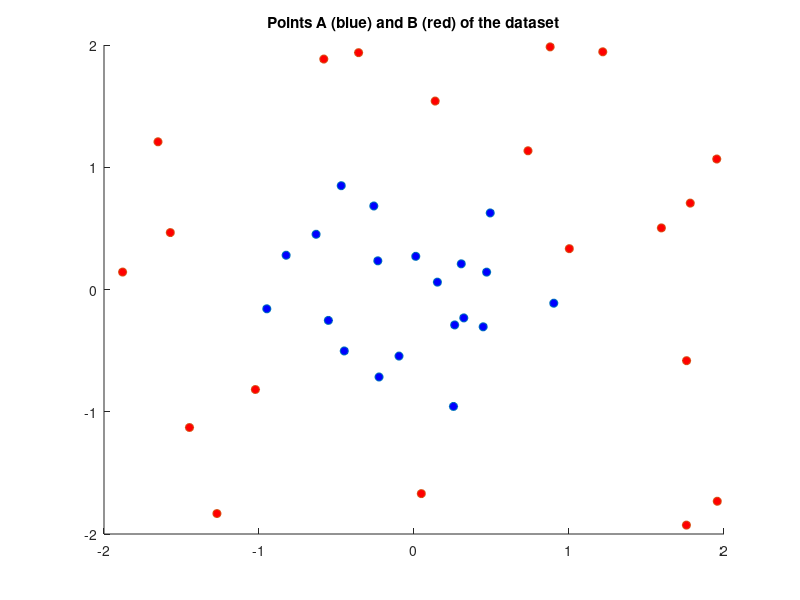

The MATLAB source for this figure: (Note: this script raises an error after producing the figure.)

%{
    Stavolta i dati non sono linearmente separabili.
    
    Risolveremo il duale Lagrangiano per ottenere le soluzioni (lambda) con le quali
    costruire l'hyperplane nel feature space. Useremo come kernel quello gaussiano con 
    gamma=1 per ottenere una superfice più smussata ed evitare l'overfitting.

%}




%{
    DATASET
%}


A = [0.0113    0.2713
        0.9018   -0.1121
        0.2624   -0.2899
        0.3049    0.2100
       -0.2255   -0.7156
       -0.9497   -0.1578
       -0.6318    0.4516
       -0.2593    0.6831
        0.4685    0.1421
       -0.4694    0.8492
       -0.5525   -0.2529
       -0.8250    0.2802
        0.4463   -0.3051
        0.3212   -0.2323
        0.2547   -0.9567
        0.4917    0.6262
       -0.2334    0.2346
        0.1510    0.0601
       -0.4499   -0.5027
       -0.0967   -0.5446  ];

B = [ 1.2178    1.9444
      -1.8800    0.1427
      -1.6517    1.2084
       1.9566   -1.7322
       1.7576   -1.9273
       0.7354    1.1349
       0.1366    1.5414
       1.5960    0.5038
      -1.4485   -1.1288
      -1.2714   -1.8327
      -1.5722    0.4658
       1.7586   -0.5822
      -0.3575    1.9374
       1.7823    0.7066
       1.9532    1.0673
      -1.0233   -0.8180
       1.0021    0.3341
       0.0473   -1.6696
       0.8783    1.9846
      -0.5819    1.8850  ];

%il training set è l'unione di A e B
T = [A;B];

%dimensione set A e B
nA = size(A,1);
nB = size(B,1);

%plotto i punti
figure(1), clf
scatter(A(:,1),A(:,2), 'MarkerFaceColor','b')
hold on
scatter(B(:,1),B(:,2), 'MarkerFaceColor','r')
title("Points A (blue) and B (red) of the dataset");

%Stavolta la funzione obiettivo è: f = -1/2 l^T X^T X l + e^T l

%{
    Matrice X. Questa è nxL dove n è la dimensione delle componenti di ogni
    punto (2 nel nostro caso), mentre L il numero di punti nel training
    set, ossia nA+nB. Ogni cella (i,j) di X è riempita cosi:
                            y^j * x_i^j
%}

%creo intanto le etichette, 1 per i punti in A, -1 per quelli in B
y = [ ones(nA,1); -ones(nB,1)];

Q = zeros(nA+nB, nA+nB);


for row=1:size(Q,1)
    for column=1:size(Q,2)
        Q(row,column) = y(row)*y(column)*gaussian_kernel( T(row,:), T(column,:));
    end
end

%il vettore e è una serie di 1 
e = ones(1,nA+nB);


% Abbiamo già la forma per quadprog --> in x^T Q x + c^T x

c = e;


%Dx=0, ma abbiamo solo che ly1 + ly2 +... = 0
D = y';

%ogni lambda l deve essere maggiore o uguale a zero
l = zeros(1,nA+nB);

%NUOVO: ogni lambda l deve essere minore o uguale a C
C = 10;
u = C*ones(1,nA+nB);

%{
    risolvo il problema quadratico convesso che siccome era di massimo
    allora inserirò -f
    Nota che Q è stato calcolato non contando -1/2 a sinistra, quindi
    quella parte è come se già avesse contato il "-". Mentre c'è da
    cambiare la parte c^T x.
%}
solution = quadprog(Q,-c,[],[],D,0,l,u,[]);

%la soluzione contiene i vari lambda (pari al numero di punti nel dataset)


%{
    Non posso disegnarmi l'Hyperplane in quanto questo è lineare solo nel
    feature space. Immagina che lo spazio di partenza sia 2D e che il feature
    space sia 3D. Per trovare la curva (non lineare quindi) nello spazio
    di partenza basta plottare solo markare quei punti (x,y) dove
    l'hyperplane nel feature space è zero, ossia h(x,y)=0.
%}

%prendo il minimo x e y del training set
min_x = min(T(:,1));
min_y = min(T(:,2));
%prendo il massimo di x e y del training set
max_x = max(T(:,1));
max_y = max(T(:,2));
%{
    Per disegnare la curva di boundary, Immagino ogni possibile combinazione 
    tra quei punti creando una sorta di griglia di punti nel rettangolo formato 
    dai punti di min e max sopra e verifico dove h(x)=0
%}

%il termine noto b^* è sempre costante, non dipende da x
%trovo quel lambda tale che il suo valore sia tra 0 e C e prendo il relativo y
index = find(solution > 0.001 & solution < C-1e-3);
index = index(1);
yi = y(index);
xi = T(index,:);
b = 1/yi - sum( solution.*y.*arrayfun(@(row) gaussian_kernel(T(row,:),xi) ,1:(nA+nB) )'  );

%salverò qui i punti g della griglia che fanno da boundary(h(g)=0)
g_boundary = [];
%per ogni punto possibile della griglia...
for g_x=min_x:0.01:max_x
    for g_y=min_y:0.01 :max_y

        %punto della griglia
        g = [g_x,g_y];
        
        %calcolo il w^* che si avrebbe con tale punto
        w = sum(solution.*y.*arrayfun(@(row) gaussian_kernel(T(row,:),g) ,1:(nA+nB) )');

        %calcolo il valore che assume nel feature space
        h_g = w+b;

        %se è zero (con un certo errore) allora posso salvarmelo perchè fa
        %parte del boundary
        if abs(h_g)>1e-2
            g_boundary = [g_boundary; g];
        end
    end
end

%plotto i punti di boundary
hold on
scatter(g_boundary(:,1),g_boundary(:,2), 'MarkerFaceColor','g')



function k = gaussian_kernel(x1, x2)
    gamma = 1;
    k = exp(-gamma*norm(x1-x2)^2);

end



